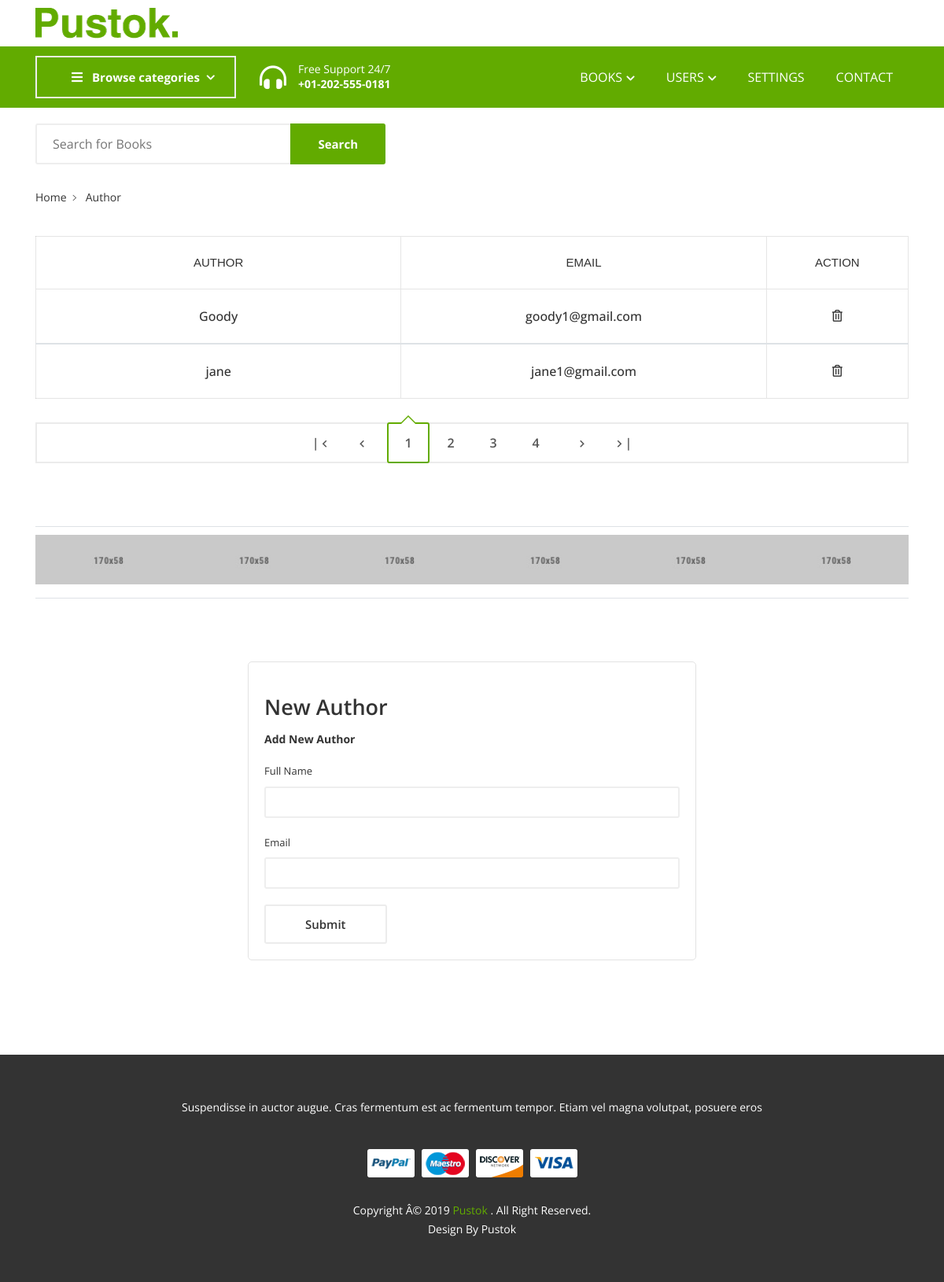
Screenshot of /author (signed in) with the database file from the repository.
### App/models.py (models this page shows, shortened)
class Settings(models.Model):
    image=models.ImageField(null=True,blank=True)
    name=models.TextField(null=True,blank=True)

class Author(models.Model):
    full_name=models.TextField()
    email=models.CharField(max_length=100)

### App/views.py (the view, shortened to what this page needs)
# urls.py: path("author", views.author, name="author"),
@login_required
def author(request):
    context = {"books": Author.objects.all(), "categ":Genre.objects.all(), "lists":Genre.objects.all(), "details":Settings.objects.all()}
    return render(request,'authors.html', context)

### App/templates/authors.html (shortened to what this page needs)
{% load static %}
<!DOCTYPE html>
<html lang="zxx">
 <head>
  <link href="{% static 'css/plugins.css' %}" media="screen" rel="stylesheet" type="text/css"/>
  <link href="{% static 'css/main.css' %}" media="screen" rel="stylesheet" type="text/css"/>
 </head>
 <body>
  <div class="site-wrapper" id="top">
   <div class="site-header header-2 mb--20 d-none d-lg-block">
    <div class="header-middle pt--10 pb--10">
     <div class="container">
      <div class="row align-items-center">
       <div class="col-lg-3">
        <a class="site-brand" href="index.html">
          {% for detail in details %}
         <img alt="" src="{{detail.image.url}}"/>
          {% endfor %}
        </a>
       </div>
      </div>
     </div>
    </div>
    <div class="header-bottom bg-primary">
     <div class="container">
      <div class="row align-items-center">
       <div class="col-lg-3">
        <nav class="category-nav white-nav">
         <div>
          <a class="category-trigger" href="javascript:void(0)">
           <i class="fa fa-bars">
           </i>
           Browse
                                        categories
          </a>
         </div>
        </nav>
       </div>
       <div class="col-lg-3">
        <div class="header-phone color-white">
         <div class="icon">
          <i class="fas fa-headphones-alt">
          </i>
         </div>
         <div class="text">
          <p>
           Free Support 24/7
          </p>
          <p class="font-weight-bold number">
           +01-202-555-0181
          </p>
         </div>
        </div>
       </div>
       <div class="col-lg-6">
        <div class="main-navigation flex-lg-right">
         <ul class="main-menu menu-right main-menu--white li-last-0">
          <li class="menu-item has-children">
           <a href="javascript:void(0)">
            Books
            <i class="fas fa-chevron-down dropdown-arrow">
            </i>
           </a>
          </li>
          <li class="menu-item has-children mega-menu">
           <a href="javascript:void(0)">
            Users
            <i class="fas fa-chevron-down dropdown-arrow">
            </i>
           </a>
          </li>
          <li class="menu-item">
           <a href="settings">
            Settings
           </a>
          </li>
          <li class="menu-item">
           <a href="contact">
            Contact
           </a>
          </li>
         </ul>
        </div>
       </div>
      </div>
     </div>
    </div>
   </div>
    <div class="header-bottom pb--10">
     <div class="container">
      <div class="row align-items-center">
       <div class="col-lg-5">
        <div class="header-search-block">
         <input placeholder="Search for Books" type="text"/>
         <button>
          Search
         </button>
        </div>
       </div>
      </div>
     </div>
    </div>
   </div>
   <section class="breadcrumb-section">
    <div class="container">
     <div class="breadcrumb-contents">
      <nav aria-label="breadcrumb">
       <ol class="breadcrumb">
        <li class="breadcrumb-item">
         <a href="index.html">
          Home
         </a>
        </li>
        <li class="breadcrumb-item active">
         Author
        </li>
       </ol>
      </nav>
     </div>
    </div>
   </section>
   <div class="cart_area inner-page-sec-padding-bottom">
    <div class="container">
     <div class="row">
      <div class="col-12">
       <form action="./">
        <div class="cart-table table-responsive">
         <table class="table">
          <thead>
           <tr>
            <th class="pro-title">
            Author
            </th>
            <th class="pro-title">
            Email
            </th>
            <th class="pro-remove">
             Action
            </th>
           </tr>
          </thead>
          {% for book in books %}
          <tbody>
           <tr>
            <td class="pro-title">
             <a href="#">
              {{book.full_name}}
             </a>
            </td>
            <td class="pro-title">
             <a href="#">
            {{book.email}}
             </a>
            </td>
              <td class="pro-remove">
                <a href="#">
                  <i class="far fa-trash-alt"></i>
                </a>
              </td>
           </tr>
          </tbody>
          {% endfor %}
         </table>
        </div>
       </form>
      </div>
     </div>
     <div class="row pt--30">
      <div class="col-md-12">
       <div class="pagination-block">
        <ul class="pagination-btns flex-center">
         <li>
          <a class="single-btn prev-btn" href="">
           |
           <i class="zmdi zmdi-chevron-left">
           </i>
          </a>
         </li>
         <li>
          <a class="single-btn prev-btn" href="">
           <i class="zmdi zmdi-chevron-left">
           </i>
          </a>
         </li>
         <li class="active">
          <a class="single-btn" href="">
           1
          </a>
         </li>
         <li>
          <a class="single-btn" href="">
           2
          </a>
         </li>
         <li>
          <a class="single-btn" href="">
           3
          </a>
         </li>
         <li>
          <a class="single-btn" href="">
           4
          </a>
         </li>
         <li>
          <a class="single-btn next-btn" href="">
           <i class="zmdi zmdi-chevron-right">
           </i>
          </a>
         </li>
         <li>
          <a class="single-btn next-btn" href="">
           <i class="zmdi zmdi-chevron-right">
           </i>
           |
          </a>
         </li>
        </ul>
       </div>
      </div>
     </div>
    </div>
   </div>
  <section class="section-margin">
   <div class="container">
    <div class="brand-slider sb-slick-slider border-top border-bottom" data-slick-responsive='[
                {"breakpoint":992, "settings": {"slidesToShow": 4} },
                {"breakpoint":768, "settings": {"slidesToShow": 3} },
                {"breakpoint":575, "settings": {"slidesToShow": 3} },
                {"breakpoint":480, "settings": {"slidesToShow": 2} },
                {"breakpoint":320, "settings": {"slidesToShow": 1} }
            ]' data-slick-setting='{
                                            "autoplay": true,
                                            "autoplaySpeed": 8000,
                                            "slidesToShow": 6
                                            }'>
     <div class="single-slide">
      <img alt="" src="{% static 'image/others/brand-1.jpg' %}"/>
     </div>
     <div class="single-slide">
      <img alt="" src="{% static 'image/others/brand-2.jpg' %}"/>
     </div>
     <div class="single-slide">
      <img alt="" src="{% static 'image/others/brand-3.jpg' %}"/>
     </div>
     <div class="single-slide">
      <img alt="" src="{% static 'image/others/brand-4.jpg' %}"/>
     </div>
     <div class="single-slide">
      <img alt="" src="{% static 'image/others/brand-5.jpg' %}"/>
     </div>
     <div class="single-slide">
      <img alt="" src="{% static 'image/others/brand-6.jpg' %}"/>
     </div>
    </div>
   </div>
  </section>
<center>
<div class="col-sm-12 col-md-12 col-xs-12 col-lg-6 mb--30 mb-lg--0">
 <form method="POST">
  <div class="login-form">
   <h4 class="login-title">
  New Author
   </h4>
   <p>
    <span class="font-weight-bold">
     Add New Author
    </span>
   </p>
   <div class="row">
    <div class="col-12 mb--20">
     <label for="email">
      Full Name
     </label>
     <input class="mb-0 form-control" id="auth_name" name="full_name" type="text"/>
    </div>
    <div class="col-12 mb--20">
     <label for="email">
      Email
     </label>
     <input class="mb-0 form-control" id="auth_name" name="email" type="text"/>
    </div>
    <div class="col-md-12">
       <button class="btn btn-outlined" type="submit">
           Submit
       </button>
   </div>
   </div>
  </div>
 </form>
</div>
</center>
<footer class="site-footer">
 <div class="container">
  <div class="row justify-content-between section-padding">
   <div class="col-xl-3 col-lg-4 col-sm-6">
    <div class="single-footer pb--40">
    </div>
   </div>
   <div class="col-xl-3 col-lg-2 col-sm-6">
   </div>
   <div class="col-xl-3 col-lg-2 col-sm-6">
   </div>
   <div class="col-xl-3 col-lg-4 col-sm-6">
   </div>
  </div>
 </div>
 <div class="footer-bottom">
  <div class="container">
   <p class="copyright-heading">
    Suspendisse in auctor augue. Cras fermentum est ac fermentum tempor. Etiam
                  vel
                  magna volutpat, posuere eros
   </p>
   <a class="payment-block" href="#">
    <img alt="" src="{% static 'image/icon/payment.png' %}"/>
   </a>
   <p class="copyright-text">
    Copyright Â© 2019
    <a class="author" href="#">
     Pustok
    </a>
    . All Right Reserved.
    <br/>
    Design By Pustok
   </p>
  </div>
 </div>
</footer>
</body>
</html>

### rows the page displays
Settings: image (picture)
Author: full_name "Goody", email "goody1@gmail.com"
Author: full_name "jane", email "jane1@gmail.com"
